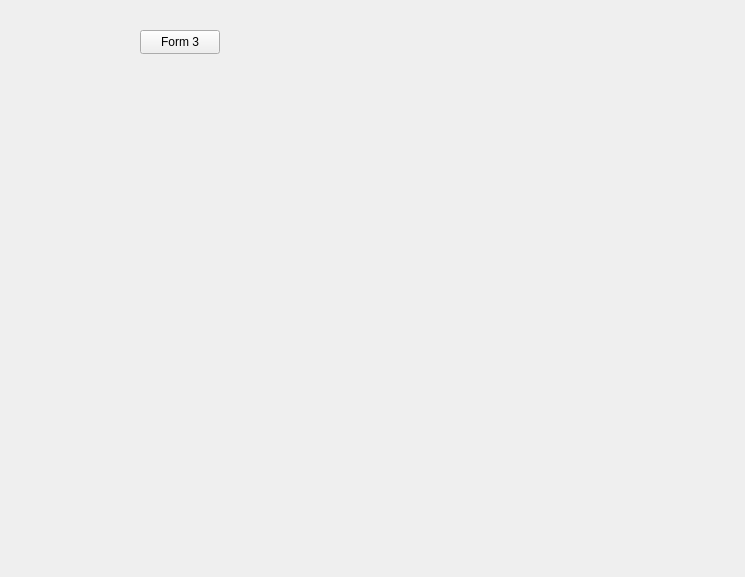
<?xml version="1.0" encoding="UTF-8"?>
<ui version="4.0">
 <class>Form_3</class>
 <widget class="QWidget" name="Form_3">
  <property name="geometry">
   <rect>
    <x>0</x>
    <y>0</y>
    <width>745</width>
    <height>577</height>
   </rect>
  </property>
  <property name="windowTitle">
   <string>Form</string>
  </property>
  <widget class="QPushButton" name="pushButton">
   <property name="geometry">
    <rect>
     <x>140</x>
     <y>30</y>
     <width>80</width>
     <height>24</height>
    </rect>
   </property>
   <property name="text">
    <string>Form 3</string>
   </property>
  </widget>
  <widget class="QWidget" name="horizontalLayoutWidget">
   <property name="geometry">
    <rect>
     <x>10</x>
     <y>70</y>
     <width>721</width>
     <height>471</height>
    </rect>
   </property>
   <layout class="QHBoxLayout" name="horizontalLayout"/>
  </widget>
 </widget>
 <resources/>
 <connections/>
</ui>
